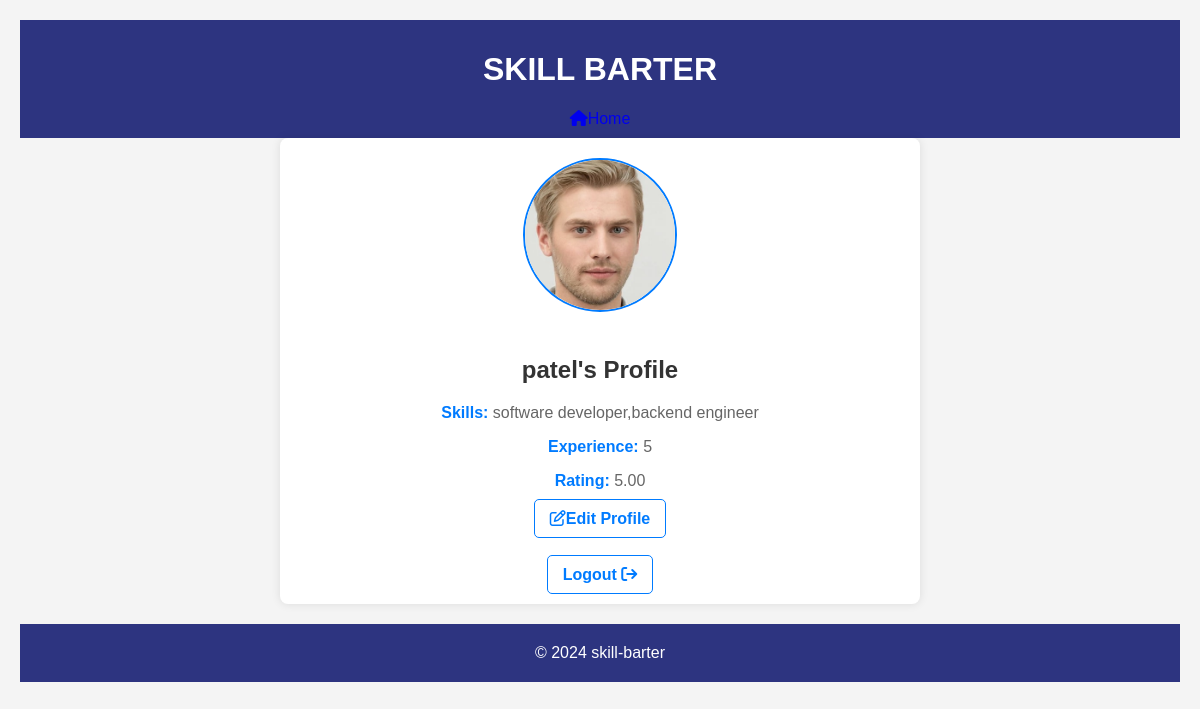
The app's page /accounts/profile/3/ (signed in) with its own data.
### accounts/models.py (models this page shows, shortened)
class Profile(models.Model):
    user = models.OneToOneField(User, on_delete=models.CASCADE)
    profile_picture = models.ImageField(upload_to='profile_pics/', default='default.jpg')
    skills = models.TextField(blank=True)
    experience = models.PositiveIntegerField(default=0)  # Years of experience
    rating = models.DecimalField(max_digits=3, decimal_places=2, default=0.00)  # User rating (0-5)

### accounts/views.py (the view)
# urls.py: path('profile/<int:user_id>/', views.view_profile, name='profile'),
@login_required
def view_profile(request, user_id=None):
    profile = get_object_or_404(Profile, user=request.user)
    return render(request, 'accounts/profile.html', {'profile': profile})

### accounts/templates/accounts/profile.html (shortened to what this page needs)
{% extends "base_profile.html" %}
{% load static %}
{% block content %}
<head>
</head>
<div class="container">
    <div class="profile-details">
        {% if profile.profile_picture %}
            <img src="{{ profile.profile_picture.url }}" alt="{{ profile.user.username }}'s Profile Picture" class="profile-pic">
        {% else %}
            <img src="{% static 'img/default.jpg' %}" alt="Profile Picture" class="profile-pic">
        {% endif %}
        <h2>{{ profile.user.username }}'s Profile</h2>
        <p><span>Skills:</span> {{ profile.skills }}</p>
        <p><span>Experience:</span> {{ profile.experience }}</p>
        <p><span>Rating:</span> {{ profile.rating }}</p>
        <div class="edit-link">
            <a href="{% url 'edit_profile' profile.id %}"><i class="fa-regular fa-pen-to-square"></i>Edit Profile</a>
        </div>
        <br>
        <div class="edit-link">
            {% if user.is_authenticated %}
            <a href="{% url 'logout' %}">Logout <i class="fa-solid fa-arrow-right-from-bracket"></i></a>
        {% endif %}
        </div>
    </div>
</div>
{% endblock %}

### accounts/static/css/style.css (style rules this page uses)
body { font-family: Arial, sans-serif; margin: 0; padding: 0; background-color: #f4f4f4; }

### accounts/templates/accounts/profile.html (style rules this page uses)
body { font-family: Arial, sans-serif; background-color: #f4f4f4; margin: 0; padding: 20px; }
.container { max-width: 600px; margin: auto; background: white; padding: 20px; border-radius: 8px; box-shadow: 0 0 10px rgba(0, 0, 0, 0.1); }
.profile-details { text-align: center; }
.profile-pic { width: 150px; height: 150px; border-radius: 50%; object-fit: cover; border: 2px solid #007BFF; margin-bottom: 20px; }
h2 { color: #333; }
p { font-size: 16px; color: #666; }
span { font-weight: bold; color: #007BFF; }
.edit-link { margin-top: 20px; }
.edit-link a { text-decoration: none; color: #007BFF; font-weight: bold; border: 1px solid #007BFF; padding: 10px 15px; border-radius: 5px; }

### records on screen
Profile: profile_picture (picture), user.username "patel", skills "software developer,backend engineer", experience "5", rating "5.00"
